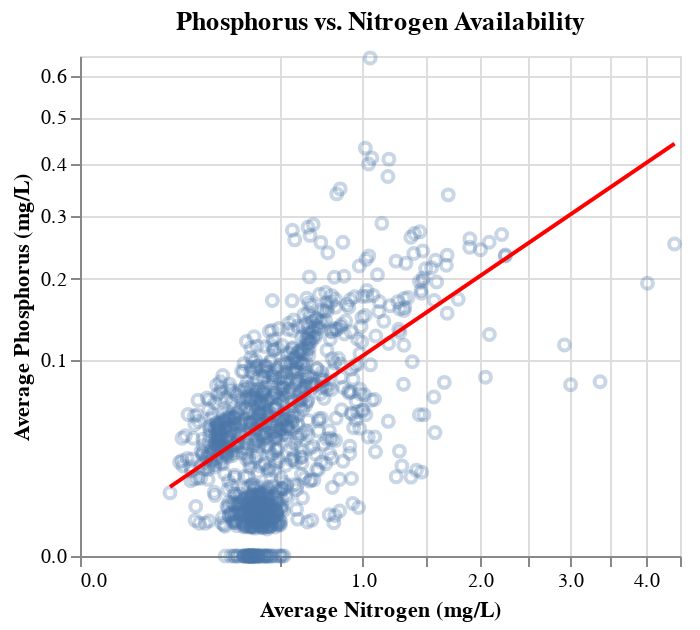

Notebook code cell kept with this figure:
### Code cell
# visualize relationship between nitrogen and phosphorus availability
scatter1 = alt.Chart(ncca).mark_point(opacity=0.3).encode(
    x = alt.X('Nitrogen (mg N/L):Q', 
              title = 'Average Nitrogen (mg/L)',
              scale = alt.Scale(type = 'sqrt')),
    y = alt.Y('Phosphorus (mg P/L):Q', 
              title = 'Average Phosphorus (mg/L)',
              scale = alt.Scale(type = 'sqrt'))
).properties(
    width = 300, 
    height = 250,
    title = 'Phosphorus vs. Nitrogen Availability'
)
# compute trend line
trend1 = scatter1.transform_regression(
    on = 'Nitrogen (mg N/L)', 
    regression = 'Phosphorus (mg P/L)',
).mark_line(color = 'red')

fig1b = scatter1 + trend1
fig1b

### Figure 1 — Vega-Lite specification as saved in the notebook (floating-point values rounded to 4 significant figures; data arrays with more than 128 entries replaced by an {"elided": "..."} marker saying what was removed)
{"config": {"view": {"continuousWidth": 400, "continuousHeight": 300}}, "layer": [{"mark": {"type": "point", "opacity": 0.3}, "encoding": {"x": {"field": "Nitrogen (mg N/L)", "scale": {"type": "sqrt"}, "title": "Average Nitrogen (mg/L)", "type": "quantitative"}, "y": {"field": "Phosphorus (mg P/L)", "scale": {"type": "sqrt"}, "title": "Average Phosphorus (mg/L)", "type": "quantitative"}}, "height": 250, "title": "Phosphorus vs. Nitrogen Availability", "width": 300}, {"mark": {"type": "line", "color": "red"}, "encoding": {"x": {"field": "Nitrogen (mg N/L)", "scale": {"type": "sqrt"}, "title": "Average Nitrogen (mg/L)", "type": "quantitative"}, "y": {"field": "Phosphorus (mg P/L)", "scale": {"type": "sqrt"}, "title": "Average Phosphorus (mg/L)", "type": "quantitative"}}, "height": 250, "title": "Phosphorus vs. Nitrogen Availability", "transform": [{"on": "Nitrogen (mg N/L)", "regression": "Phosphorus (mg P/L)"}], "width": 300}], "data": {"name": "data-4400c712e59bf789d2eb0883c1c32195"}, "$schema": "https://vega.github.io/schema/vega-lite/v4.17.0.json", "datasets": {"data-4400c712e59bf789d2eb0883c1c32195": {"elided": "1092 records"}}}
